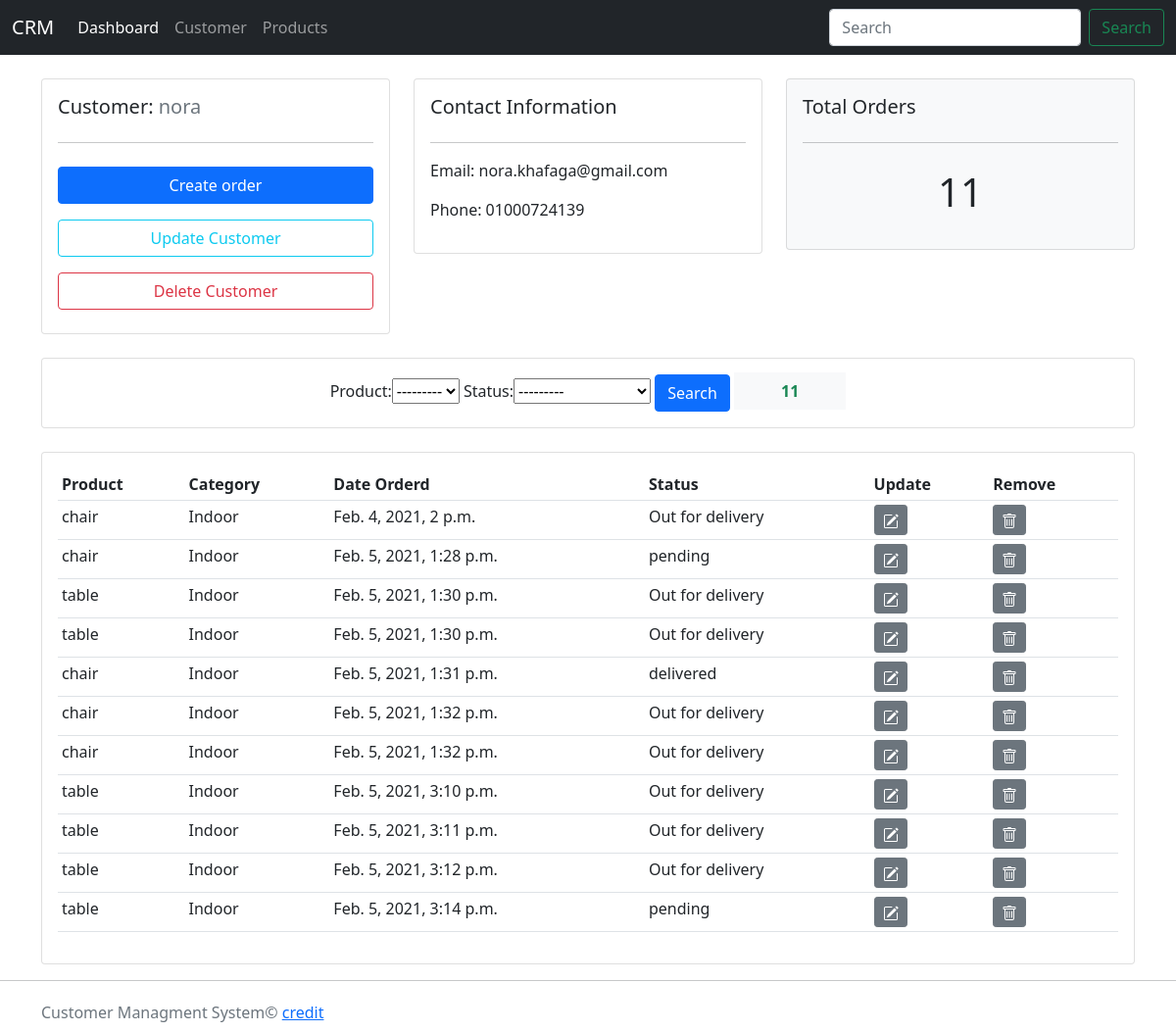
/customer/1, run on an earlier commit of the app's database.
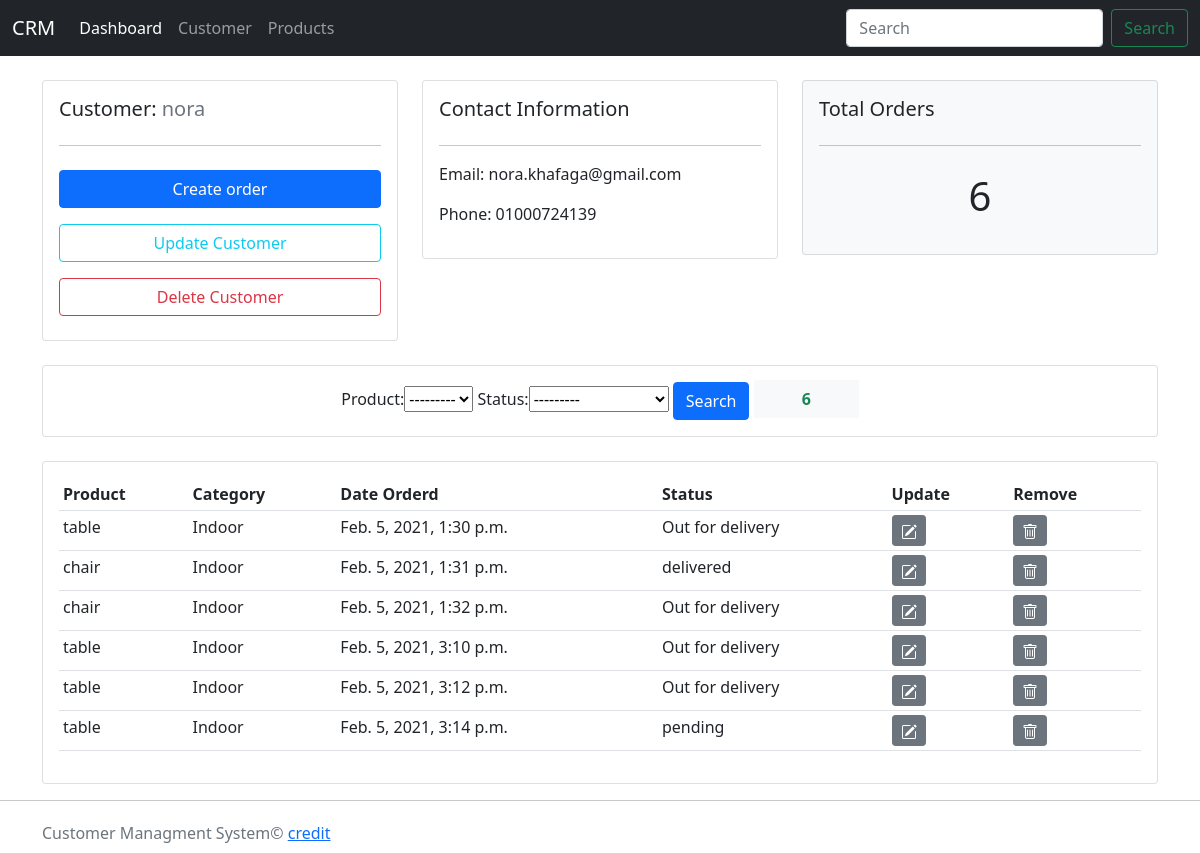
And on a later commit of the database.
### accounts/models.py (models this page shows, shortened)
class Order(models.Model):
    STATUS = (
        ('pending', 'pending'),
        ('Out for delivery', 'Out for delivery'),
        ('delivered', 'delivered'),
    )
    customer = models.ForeignKey(
        Customer, null=True, on_delete=models.SET_NULL)
    product = models.ForeignKey(Product, null=True, on_delete=models.SET_NULL)
    status = models.CharField(max_length=200, null=True, choices=STATUS)
    date_created = models.DateTimeField(auto_now_add=True, null=True)

class Product(models.Model):
    CATEGORY = (
        ('Indoor', 'Indoor'),
        ('Out door', 'Out door'),
    )
    name = models.CharField(max_length=200, null=True)
    price = models.FloatField(null=True)
    category = models.CharField(max_length=200, null=True, choices=CATEGORY)
    description = models.CharField(max_length=200, null=True, blank=True)
    tags = models.ManyToManyField(Tag)
    date_created = models.DateTimeField(auto_now_add=True, null=True)
    def __str__(self):
        return self.name

### accounts/views.py (the view)
# urls.py: path('customer/<str:pk_test>', customer, name='customer'),
def customer(request, pk_test):
    customer = Customer.objects.get(id=pk_test)
    orders = customer.order_set.all()
    order_count = customer.order_set.count()  # orders.count()
    myfilter = OrderFilter(request.GET, queryset=orders)
    orders = myfilter.qs
    searchedOrderCount = orders.count()
    context = {
        'customer': customer,
        'orders': orders,
        'order_count': order_count,
        'myfilter': myfilter,
        'searchedOrderCount': searchedOrderCount
    }
    return render(request, 'accounts/customer.html', context)

### accounts/templates/accounts/customer.html (shortened to what this page needs)
{%extends 'accounts/main.html'%}
{%block content%}
<div class="container mt-4">
    <div class="row">
        <div class="col-md">
            <div class="card card-body">
                <h5>Customer: <span class="text-muted"> {{customer.name}}</span></h5>
                <hr>
                <a class="btn btn-primary my-2" href="{% url 'create_order' customer.id%}">Create order</a>
                <a class="btn btn-outline-info my-2" href="">Update Customer</a>
                <a class="btn btn-outline-danger  my-2" href="">Delete Customer</a>
            </div>
        </div>
        <div class="col-md">
            <div class="card card-body">
                <h5>Contact Information</h5>
                <hr>
                <p>Email: {{customer.email}}</p>
                <p>Phone: {{customer.phone}}</p>
            </div>
        </div>
        <div class="col-md">
            <div class="card card-body bg-light">
                <h5>Total Orders</h5>
                <hr>
                <h1 style="text-align: center;padding: 10px">{{order_count}}</h1>
            </div>
        </div>
    </div>
    <br>
    <div class="row">
        <div class="col">
            <div class="card card-body d-flex justify-content-center align-items-center">
                <form method="get">{% csrf_token%}
                    {{myfilter.form}}
                    <button class="btn btn-primary" type="submit">Search</button>
                    <strong class="px-5 py-2 text-success bg-light">{{searchedOrderCount}}</strong>
                </form>
            </div>
        </div>
    </div>
    <br>
    <div class="row">
        <div class="col-md">
            <div class="card card-body">
                <table class="table table-sm">
                    <tr>
                        <th>Product</th>
                        <th>Category</th>
                        <th>Date Orderd</th>
                        <th>Status</th>
                        <th>Update</th>
                        <th>Remove</th>
                    </tr>
                    {% for order in orders %}
                    <tr>
                        <td>{{order.product}}</td>
                        <td>{{order.product.category}}</td>
                        <td>{{order.date_created}}</td>
                        <td>{{order.status}}</td>
                        <td>
                            <a class="btn btn-sm btn-secondary" href="{%url 'update_order' order.id%}">
                            </a>
                        </td>
                        <td>
                            <a class="btn btn-sm btn-secondary" href="{% url 'delete_order' order.id %}">
                            </a>
                        </td>
                    </tr>
                    {% endfor %}
                </table>
            </div>
        </div>
    </div>
</div>
{%endblock%}

What changed in the data, as far as the page shows it:
removed Order: product "chair", product.category "Indoor", date_created "Feb. 4, 2021, 2 p.m.", status "Out for delivery"
removed Order: product "chair", product.category "Indoor", date_created "Feb. 5, 2021, 1:28 p.m.", status "pending"
removed Order: product "table", product.category "Indoor", date_created "Feb. 5, 2021, 1:30 p.m.", status "Out for delivery"
removed Order: product "chair", product.category "Indoor", date_created "Feb. 5, 2021, 1:32 p.m.", status "Out for delivery"
removed Order: product "table", product.category "Indoor", date_created "Feb. 5, 2021, 3:11 p.m.", status "Out for delivery"
Also different on the page:
{{ order_count }}: "11" → "6"
{{ searchedOrderCount }}: "11" → "6"
